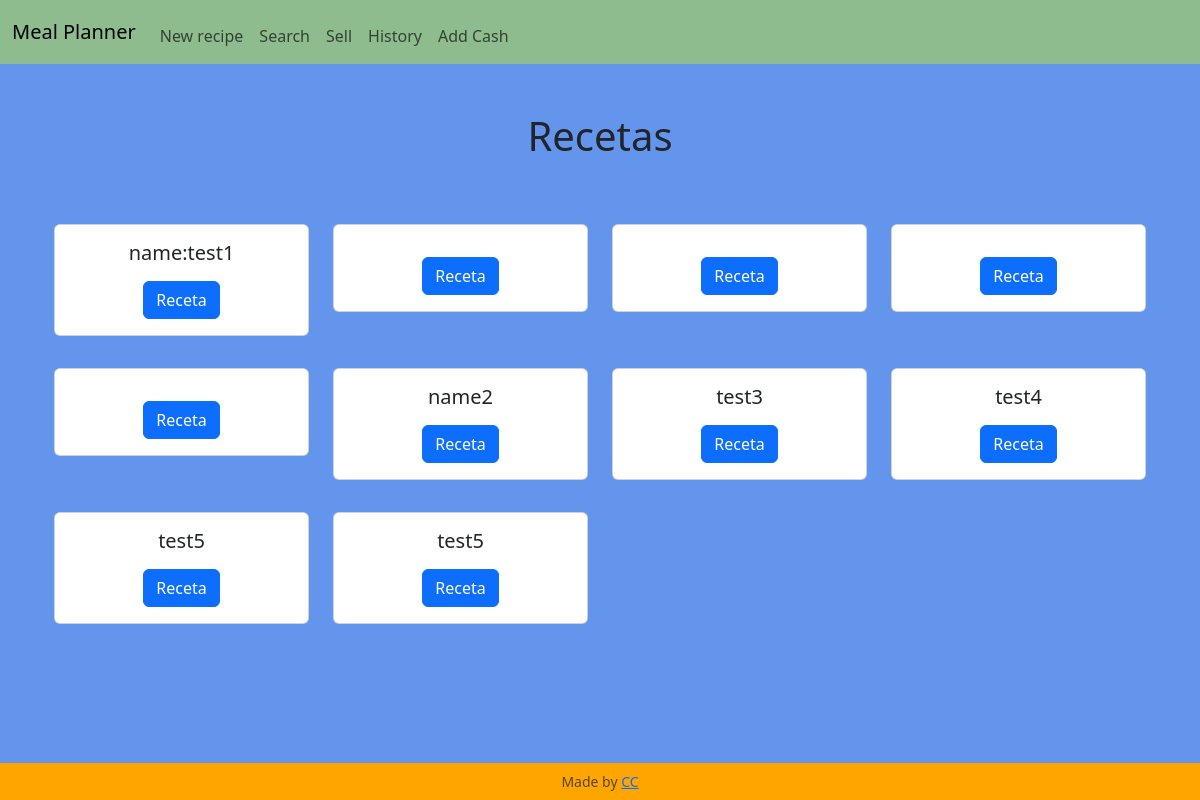
Before: / with the older database file.
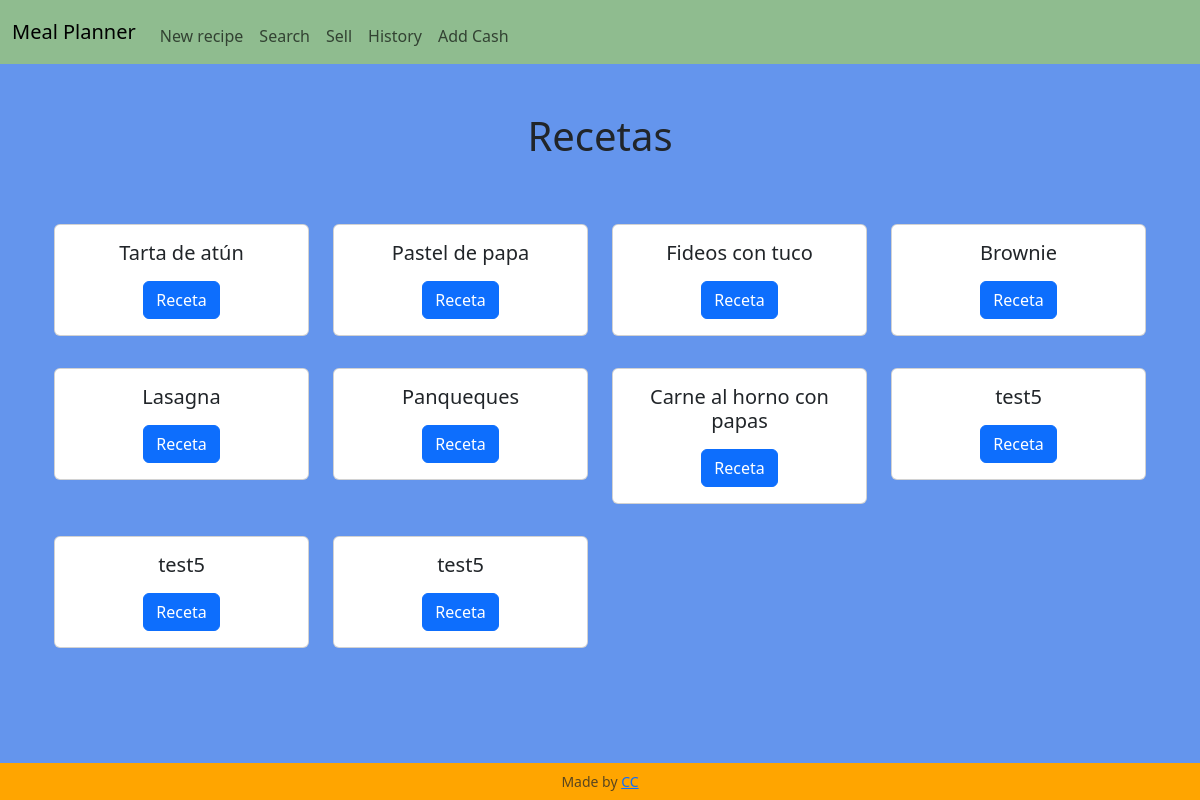
After: the same page with the newer database file.
### tables this page shows
CREATE TABLE recipes (id INTEGER PRIMARY KEY AUTOINCREMENT NOT NULL, name TEXT NOT NULL, instructions TEXT NOT NULL);

### app.py (the view)
@app.route('/', methods=["GET", "POST"])
def index():
    if request.method == "POST":
        id = request.form.get("id")
        cur = db_connect()
        cur.execute("SELECT * FROM recipes WHERE id = ?", (id,))
        recipe = cur.fetchall()
        cur.execute("SELECT * FROM ing_used WHERE recipe_id = ?", (id,))
        ing_used = cur.fetchall()
        db_close(cur)
        return render_template("recipe.html", recipe=recipe, ing_used=ing_used)
    else:
        cur = db_connect()
        cur.execute("SELECT id, name FROM recipes")
        rows = cur.fetchall()
        db_close(cur)
        return render_template("index.html", rows=rows)

### app.py (called while the page is built)
def db_connect():
    con = sqlite3.connect("meal_planner.db")
    con.row_factory = sqlite3.Row
    cur = con.cursor()
    return cur

def db_close(con):
    con.close()

@app.after_request
def after_request(response):
    response.headers["Cache-Control"] = "no-cache, no-store, must-revalidate"
    response.headers["Expires"] = 0
    response.headers["Pragma"] = "no-cache"
    return response

### templates/index.html (shortened to what this page needs)
{% extends "layout.html" %}
{% block main %}
    <h1 class="mb-5 text-center">Recetas</h1>
    <section class="container-fluid text-center">
        <div class="row">
            {% for row in rows %}
                <div class="col-md-3 my-3">
                    <div class="card">
                        <div class="card-body">
                            <h5 class="card-title mb-3">{{ row["name"] }}</h5>
                            <form action="/" method="post">
                                <button type="submit" class="btn btn-primary">Receta</button>
                            </form>
                        </div>
                    </div>
                </div>
            {% endfor %}
        </div>
    </section>
{% endblock %}

### templates/layout.html (shortened to what this page needs)
<!DOCTYPE html>
<html lang="es">
    <head>
        <link href="https://cdn.jsdelivr.net/npm/bootstrap@5.3.3/dist/css/bootstrap.min.css" rel="stylesheet">
        <link rel="stylesheet" href="https://cdn.jsdelivr.net/npm/bootstrap-icons@1.11.3/font/bootstrap-icons.min.css">
        <link href="/static/styles.css" rel="stylesheet">
    </head>
    <body>
        <nav class="navbar navbar-expand-md">
            <div class="container-fluid">
                <a class="navbar-brand" href="/">Meal Planner</a>
                <div class="collapse navbar-collapse" id="navbar">
                    <ul class="navbar-nav me-auto mt-2">
                        <li class="nav-item"><a class="nav-link" href="/new_recipe">New recipe</a></li>
                        <li class="nav-item"><a class="nav-link" href="/search">Search</a></li>
                        <li class="nav-item"><a class="nav-link" href="/sell">Sell</a></li>
                        <li class="nav-item"><a class="nav-link" href="/history">History</a></li>
                        <li class="nav-item"><a class="nav-link" href="/addcash">Add Cash</a></li>
                    </ul>
                </div>
            </div>
        </nav>
        <main class="container py-5">
            {% block main %}{% endblock %}
        </main>
        <footer class="fixed-bottom">
            <p class="my-2 small text-center text-muted">
                Made by <a href="https://github.com/CarolinaCampi">CC</a>
            </p>
        </footer>
    </body>
</html>

### static/styles.css (style rules this page uses)
body { background-color: cornflowerblue; }
nav { background-color: darkseagreen; }
footer { background-color: orange; }

Changed rows visible on the page:
removed recipes: name "name:test1"
removed recipes: name "name2"
removed recipes: name "test3"
added recipes: name "Tarta de atún"
changed recipes: name (not shown) → "Pastel de papa"
changed recipes: name (not shown) → "Fideos con tuco"
changed recipes: name (not shown) → "Brownie"
changed recipes: name (not shown) → "Lasagna"
added recipes: name "Panqueques"
added recipes: name "Carne al horno con papas"
changed recipes (number 8 of 10 on the later page): name "test4" → "test5"
